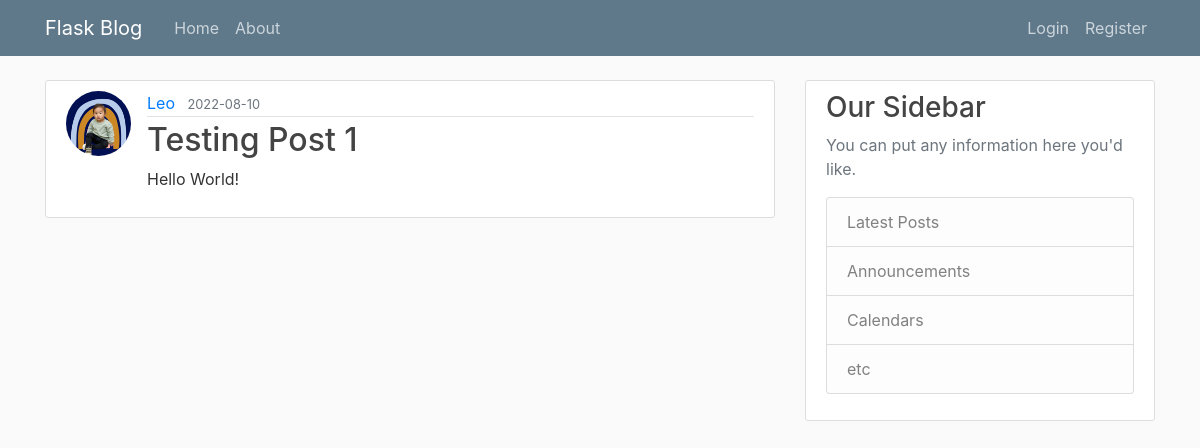
/post/1, run on the app's committed database.
### flaskblog/models.py (models this page shows, shortened)
class User(db.Model, UserMixin):  # Inherit from db.Model. UserMixin is required.
    id = db.Column(db.Integer, primary_key=True) # User id
    username = db.Column(db.String(20), unique=True, nullable=False) # Username, 20 char length max, must be unique, must have at least a username
    email = db.Column(db.String(120), unique=True, nullable=False) # Email
    image_file = db.Column(db.String(20), nullable=False, default='default.jpeg')  # Profile pic
    password = db.Column(db.String(60), nullable=False)
    posts = db.relationship('Post', backref='author', lazy=True) # backref allows Post to get the user that created the post. Every post must have a User. But a User can have many Posts.

class Post(db.Model):  # Inherit from db.Model
    id = db.Column(db.Integer, primary_key=True)
    title = db.Column(db.String(100), nullable=False)
    date_posted = db.Column(db.DateTime, nullable=False, default=datetime.utcnow)
    content = db.Column(db.Text, nullable=False)
    user_id = db.Column(db.Integer, db.ForeignKey('user.id'), nullable=False)

### flaskblog/posts/routes.py (the view)
@posts.route("/post/<int:post_id>")  # Set route based on a variable. In this case post_id var set to be an int
def post(post_id):  # Receives post_id from the variable received in the route above
    post = Post.query.get_or_404(post_id)  # Get post with post_id otherwise return 404
    return render_template('post.html', title=post.title, post=post)

### flaskblog/templates/post.html (shortened to what this page needs)
{% extends 'layout.html' %}
{% block content %}
    <article class="media content-section">
        <img class="rounded-circle article-img" src="{{ url_for('static', filename='profile_pics/' + post.author.image_file) }}">
        <div class="media-body">
        <div class="article-metadata">
            <a class="mr-2" href="{{ url_for('users.user_posts', username=post.author.username) }}">{{ post.author.username }}</a>
            <small class="text-muted">{{ post.date_posted.strftime('%Y-%m-%d') }}</small>
        </div>
        <h2 class ="article-title">{{ post.title }}</h2>
        <p class="article-content">{{ post.content }}</p>
        </div>
    </article>
{% endblock content %}

### flaskblog/static/main.css (style rules this page uses)
body { background: #fafafa; color: #333333; margin-top: 5rem; }
h1, h2, h3, h4, h5, h6 { color: #444444; }
.content-section { background: #ffffff; padding: 10px 20px; border: 1px solid #dddddd; border-radius: 3px; margin-bottom: 20px; }
.article-title { color: #444444; }
.article-content { white-space: pre-line; }
.article-img { height: 65px; width: 65px; margin-right: 16px; }
.article-metadata { padding-bottom: 1px; margin-bottom: 4px; border-bottom: 1px solid #e3e3e3 }

### data on the page
User: image_file (picture), author.username "Leo"
Post: date_posted "2022-08-10", title "Testing Post 1", content "Hello World!"
